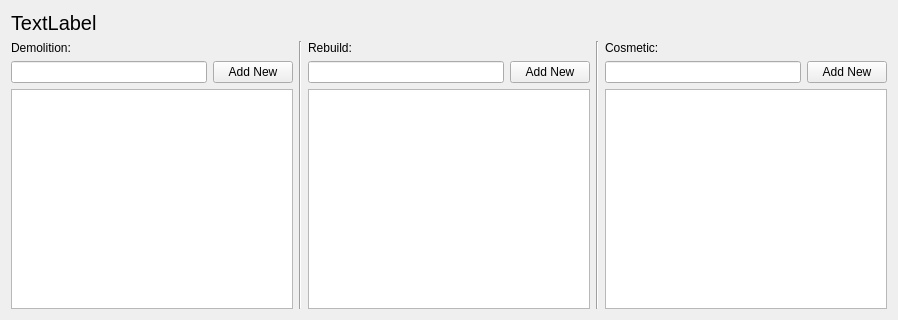
<?xml version="1.0" encoding="UTF-8"?>
<ui version="4.0">
 <class>Form</class>
 <widget class="QWidget" name="Form">
  <property name="geometry">
   <rect>
    <x>0</x>
    <y>0</y>
    <width>898</width>
    <height>320</height>
   </rect>
  </property>
  <property name="sizePolicy">
   <sizepolicy hsizetype="Preferred" vsizetype="Minimum">
    <horstretch>0</horstretch>
    <verstretch>0</verstretch>
   </sizepolicy>
  </property>
  <property name="windowTitle">
   <string>Form</string>
  </property>
  <layout class="QVBoxLayout" name="verticalLayout_4">
   <item>
    <widget class="QLabel" name="label">
     <property name="font">
      <font>
       <pointsize>15</pointsize>
      </font>
     </property>
     <property name="text">
      <string>TextLabel</string>
     </property>
    </widget>
   </item>
   <item>
    <layout class="QHBoxLayout" name="horizontalLayout_4">
     <item>
      <layout class="QVBoxLayout" name="verticalLayout">
       <item>
        <widget class="QLabel" name="label_2">
         <property name="text">
          <string>Demolition:</string>
         </property>
        </widget>
       </item>
       <item>
        <layout class="QHBoxLayout" name="horizontalLayout">
         <item>
          <widget class="QLineEdit" name="lineEdit"/>
         </item>
         <item>
          <widget class="QPushButton" name="pushButton">
           <property name="text">
            <string>Add New</string>
           </property>
          </widget>
         </item>
        </layout>
       </item>
       <item>
        <widget class="QListWidget" name="demoListWidget"/>
       </item>
      </layout>
     </item>
     <item>
      <widget class="Line" name="line">
       <property name="orientation">
        <enum>Qt::Vertical</enum>
       </property>
      </widget>
     </item>
     <item>
      <layout class="QVBoxLayout" name="verticalLayout_2">
       <item>
        <widget class="QLabel" name="label_3">
         <property name="text">
          <string>Rebuild:</string>
         </property>
        </widget>
       </item>
       <item>
        <layout class="QHBoxLayout" name="horizontalLayout_2">
         <item>
          <widget class="QLineEdit" name="lineEdit_2"/>
         </item>
         <item>
          <widget class="QPushButton" name="pushButton_2">
           <property name="text">
            <string>Add New</string>
           </property>
          </widget>
         </item>
        </layout>
       </item>
       <item>
        <widget class="QListWidget" name="rebuildListWidget"/>
       </item>
      </layout>
     </item>
     <item>
      <widget class="Line" name="line_2">
       <property name="orientation">
        <enum>Qt::Vertical</enum>
       </property>
      </widget>
     </item>
     <item>
      <layout class="QVBoxLayout" name="verticalLayout_3">
       <item>
        <widget class="QLabel" name="label_4">
         <property name="text">
          <string>Cosmetic:</string>
         </property>
        </widget>
       </item>
       <item>
        <layout class="QHBoxLayout" name="horizontalLayout_3">
         <item>
          <widget class="QLineEdit" name="lineEdit_3"/>
         </item>
         <item>
          <widget class="QPushButton" name="pushButton_3">
           <property name="text">
            <string>Add New</string>
           </property>
          </widget>
         </item>
        </layout>
       </item>
       <item>
        <widget class="QListWidget" name="cosmeticListWidget"/>
       </item>
      </layout>
     </item>
    </layout>
   </item>
  </layout>
 </widget>
 <resources/>
 <connections/>
</ui>
